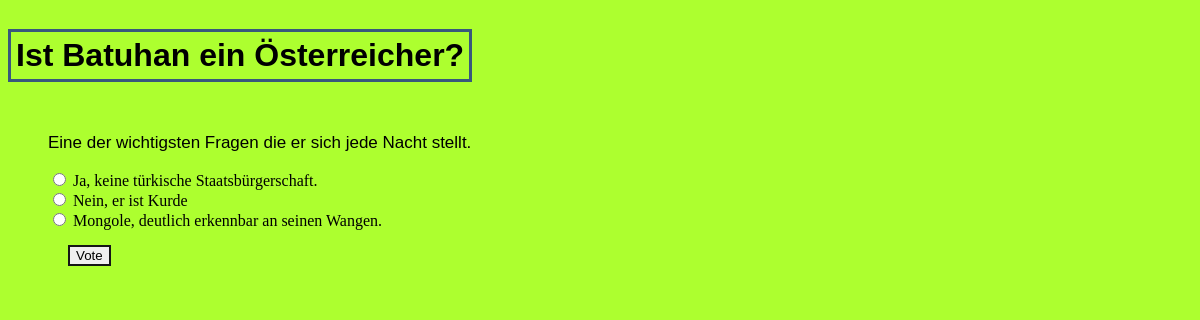
Page /polls/3/ on the committed database.
### polls/models.py (models this page shows, shortened)
class Question(models.Model):
    question_text = models.CharField(max_length=200)
    question_desc = models.CharField(max_length=200, default = '')
    pub_date = models.DateTimeField('date published')
    def was_published_recently(self):
        now = timezone.now()
        return now - datetime.timedelta(days=1) <= self.pub_date <= now
    was_published_recently.admin_order_field = 'pub_date'
    was_published_recently.boolean = True
    was_published_recently.short_description = 'Published recently?'

class Choice(models.Model):
    question = models.ForeignKey(Question, on_delete=models.CASCADE)
    choice_text = models.CharField(max_length=200)
    votes = models.IntegerField(default=0)

### polls/views.py (the view)
# urls.py: path('<int:pk>/', views.Detail.as_view(), name='detail'),
class Detail(generic.DetailView):
    model = Question
    template_name = 'polls/detail.html'

### polls/templates/polls/detail.html (shortened to what this page needs)
<h1>{{ question.question_text }}</h1>
<div>
<p id="p1" class="card-text">{{ question.question_desc }}</p>
<form action="{% url 'polls:vote' question.id %}" method="post">
{% for choice in question.choice_set.all %}
    <input type="radio" name="choice" id="choice{{ forloop.counter }}" value="{{ choice.id }}">
    <label for="choice{{ forloop.counter }}">{{ choice.choice_text }}</label><br>
{% endfor %}
<input id="i1" type="submit" value="Vote">
</form>
</div>

### polls/templates/polls/detail.html (style rules this page uses)
#p1 { font-family: 'Franklin Gothic Medium', 'Arial Narrow', Arial, sans-serif; font-size: 17px; }
div { margin-left: 40px; float: left; }
h1 { border:3px solid rgb(56, 88, 124); font-family:Arial, Helvetica, sans-serif; padding: 5px; float: left; }
#i1 { border:2px solid rgb(21, 22, 22); margin-top: 15px; margin-left: 20px; }

### rows in the picture
Question: question_text "Ist Batuhan ein Österreicher?", question_desc "Eine der wichtigsten Fragen die er sich jede Nacht stellt."
Choice: choice_text "Ja, keine türkische Staatsbürgerschaft."
Choice: choice_text "Nein, er ist Kurde"
Choice: choice_text "Mongole, deutlich erkennbar an seinen Wangen."
